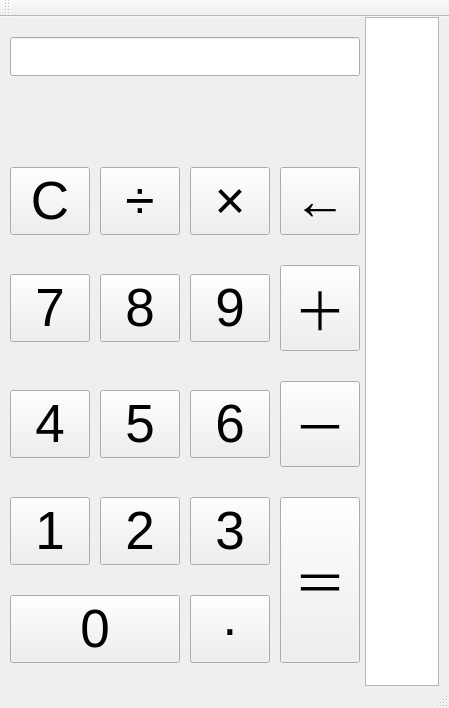
<?xml version="1.0" encoding="UTF-8"?>
<ui version="4.0">
 <class>MainWindow</class>
 <widget class="QMainWindow" name="MainWindow">
  <property name="geometry">
   <rect>
    <x>0</x>
    <y>0</y>
    <width>449</width>
    <height>708</height>
   </rect>
  </property>
  <property name="windowTitle">
   <string>海天鹰计算器</string>
  </property>
  <property name="windowIcon">
   <iconset>
    <normaloff>icon.png</normaloff>icon.png</iconset>
  </property>
  <widget class="QWidget" name="centralWidget">
   <layout class="QHBoxLayout" name="horizontalLayout">
    <property name="spacing">
     <number>5</number>
    </property>
    <property name="leftMargin">
     <number>10</number>
    </property>
    <property name="topMargin">
     <number>0</number>
    </property>
    <property name="rightMargin">
     <number>10</number>
    </property>
    <property name="bottomMargin">
     <number>0</number>
    </property>
    <item>
     <layout class="QGridLayout" name="gridLayout">
      <property name="spacing">
       <number>10</number>
      </property>
      <item row="3" column="3">
       <widget class="QPushButton" name="pushButtonDel">
        <property name="font">
         <font>
          <pointsize>40</pointsize>
         </font>
        </property>
        <property name="focusPolicy">
         <enum>Qt::NoFocus</enum>
        </property>
        <property name="text">
         <string>←</string>
        </property>
       </widget>
      </item>
      <item row="6" column="3" rowspan="2">
       <widget class="QPushButton" name="pushButtonEqual">
        <property name="sizePolicy">
         <sizepolicy hsizetype="Minimum" vsizetype="Expanding">
          <horstretch>0</horstretch>
          <verstretch>0</verstretch>
         </sizepolicy>
        </property>
        <property name="font">
         <font>
          <pointsize>40</pointsize>
         </font>
        </property>
        <property name="focusPolicy">
         <enum>Qt::NoFocus</enum>
        </property>
        <property name="text">
         <string>＝</string>
        </property>
       </widget>
      </item>
      <item row="5" column="3">
       <widget class="QPushButton" name="pushButtonMinus">
        <property name="font">
         <font>
          <pointsize>40</pointsize>
         </font>
        </property>
        <property name="focusPolicy">
         <enum>Qt::NoFocus</enum>
        </property>
        <property name="text">
         <string>－</string>
        </property>
       </widget>
      </item>
      <item row="6" column="0">
       <widget class="QPushButton" name="pushButton1">
        <property name="font">
         <font>
          <pointsize>40</pointsize>
         </font>
        </property>
        <property name="focusPolicy">
         <enum>Qt::NoFocus</enum>
        </property>
        <property name="text">
         <string>1</string>
        </property>
       </widget>
      </item>
      <item row="6" column="1">
       <widget class="QPushButton" name="pushButton2">
        <property name="font">
         <font>
          <pointsize>40</pointsize>
         </font>
        </property>
        <property name="focusPolicy">
         <enum>Qt::NoFocus</enum>
        </property>
        <property name="text">
         <string>2</string>
        </property>
       </widget>
      </item>
      <item row="7" column="0" colspan="2">
       <widget class="QPushButton" name="pushButton0">
        <property name="font">
         <font>
          <pointsize>40</pointsize>
         </font>
        </property>
        <property name="focusPolicy">
         <enum>Qt::NoFocus</enum>
        </property>
        <property name="text">
         <string>0</string>
        </property>
       </widget>
      </item>
      <item row="7" column="2">
       <widget class="QPushButton" name="pushButtonPoint">
        <property name="font">
         <font>
          <pointsize>40</pointsize>
         </font>
        </property>
        <property name="focusPolicy">
         <enum>Qt::NoFocus</enum>
        </property>
        <property name="text">
         <string>·</string>
        </property>
       </widget>
      </item>
      <item row="5" column="2">
       <widget class="QPushButton" name="pushButton6">
        <property name="font">
         <font>
          <pointsize>40</pointsize>
         </font>
        </property>
        <property name="focusPolicy">
         <enum>Qt::NoFocus</enum>
        </property>
        <property name="text">
         <string>6</string>
        </property>
       </widget>
      </item>
      <item row="6" column="2">
       <widget class="QPushButton" name="pushButton3">
        <property name="font">
         <font>
          <pointsize>40</pointsize>
         </font>
        </property>
        <property name="focusPolicy">
         <enum>Qt::NoFocus</enum>
        </property>
        <property name="text">
         <string>3</string>
        </property>
       </widget>
      </item>
      <item row="3" column="0">
       <widget class="QPushButton" name="pushButtonC">
        <property name="font">
         <font>
          <pointsize>40</pointsize>
         </font>
        </property>
        <property name="focusPolicy">
         <enum>Qt::NoFocus</enum>
        </property>
        <property name="text">
         <string>C</string>
        </property>
       </widget>
      </item>
      <item row="4" column="1">
       <widget class="QPushButton" name="pushButton8">
        <property name="font">
         <font>
          <pointsize>40</pointsize>
         </font>
        </property>
        <property name="focusPolicy">
         <enum>Qt::NoFocus</enum>
        </property>
        <property name="text">
         <string>8</string>
        </property>
       </widget>
      </item>
      <item row="0" column="0" colspan="4">
       <widget class="QLineEdit" name="lineEdit">
        <property name="font">
         <font>
          <pointsize>20</pointsize>
         </font>
        </property>
        <property name="alignment">
         <set>Qt::AlignRight|Qt::AlignTrailing|Qt::AlignVCenter</set>
        </property>
       </widget>
      </item>
      <item row="4" column="2">
       <widget class="QPushButton" name="pushButton9">
        <property name="font">
         <font>
          <pointsize>40</pointsize>
         </font>
        </property>
        <property name="focusPolicy">
         <enum>Qt::NoFocus</enum>
        </property>
        <property name="text">
         <string>9</string>
        </property>
       </widget>
      </item>
      <item row="4" column="0">
       <widget class="QPushButton" name="pushButton7">
        <property name="font">
         <font>
          <pointsize>40</pointsize>
         </font>
        </property>
        <property name="focusPolicy">
         <enum>Qt::NoFocus</enum>
        </property>
        <property name="text">
         <string>7</string>
        </property>
       </widget>
      </item>
      <item row="5" column="1">
       <widget class="QPushButton" name="pushButton5">
        <property name="font">
         <font>
          <pointsize>40</pointsize>
         </font>
        </property>
        <property name="focusPolicy">
         <enum>Qt::NoFocus</enum>
        </property>
        <property name="text">
         <string>5</string>
        </property>
       </widget>
      </item>
      <item row="4" column="3">
       <widget class="QPushButton" name="pushButtonAdd">
        <property name="font">
         <font>
          <pointsize>40</pointsize>
         </font>
        </property>
        <property name="focusPolicy">
         <enum>Qt::NoFocus</enum>
        </property>
        <property name="text">
         <string>＋</string>
        </property>
       </widget>
      </item>
      <item row="5" column="0">
       <widget class="QPushButton" name="pushButton4">
        <property name="font">
         <font>
          <pointsize>40</pointsize>
         </font>
        </property>
        <property name="focusPolicy">
         <enum>Qt::NoFocus</enum>
        </property>
        <property name="text">
         <string>4</string>
        </property>
       </widget>
      </item>
      <item row="3" column="1">
       <widget class="QPushButton" name="pushButtonDivide">
        <property name="font">
         <font>
          <pointsize>40</pointsize>
         </font>
        </property>
        <property name="focusPolicy">
         <enum>Qt::NoFocus</enum>
        </property>
        <property name="text">
         <string>÷</string>
        </property>
       </widget>
      </item>
      <item row="3" column="2">
       <widget class="QPushButton" name="pushButtonTime">
        <property name="font">
         <font>
          <pointsize>40</pointsize>
         </font>
        </property>
        <property name="focusPolicy">
         <enum>Qt::NoFocus</enum>
        </property>
        <property name="text">
         <string>×</string>
        </property>
       </widget>
      </item>
      <item row="1" column="0" colspan="4">
       <widget class="QPushButton" name="pushButtonResult">
        <property name="font">
         <font>
          <pointsize>20</pointsize>
         </font>
        </property>
        <property name="focusPolicy">
         <enum>Qt::NoFocus</enum>
        </property>
        <property name="styleSheet">
         <string notr="true">QPushButton{text-align:right;padding:0 5px;border-style:none;}</string>
        </property>
        <property name="text">
         <string/>
        </property>
        <property name="checkable">
         <bool>true</bool>
        </property>
        <property name="flat">
         <bool>true</bool>
        </property>
       </widget>
      </item>
     </layout>
    </item>
    <item>
     <layout class="QVBoxLayout" name="verticalLayout">
      <property name="spacing">
       <number>0</number>
      </property>
      <item>
       <widget class="QTextBrowser" name="textBrowser"/>
      </item>
     </layout>
    </item>
   </layout>
  </widget>
  <widget class="QMenuBar" name="menuBar">
   <property name="geometry">
    <rect>
     <x>0</x>
     <y>0</y>
     <width>449</width>
     <height>26</height>
    </rect>
   </property>
  </widget>
  <widget class="QToolBar" name="mainToolBar">
   <attribute name="toolBarArea">
    <enum>TopToolBarArea</enum>
   </attribute>
   <attribute name="toolBarBreak">
    <bool>false</bool>
   </attribute>
  </widget>
  <widget class="QStatusBar" name="statusBar"/>
 </widget>
 <layoutdefault spacing="6" margin="11"/>
 <resources/>
 <connections/>
</ui>
